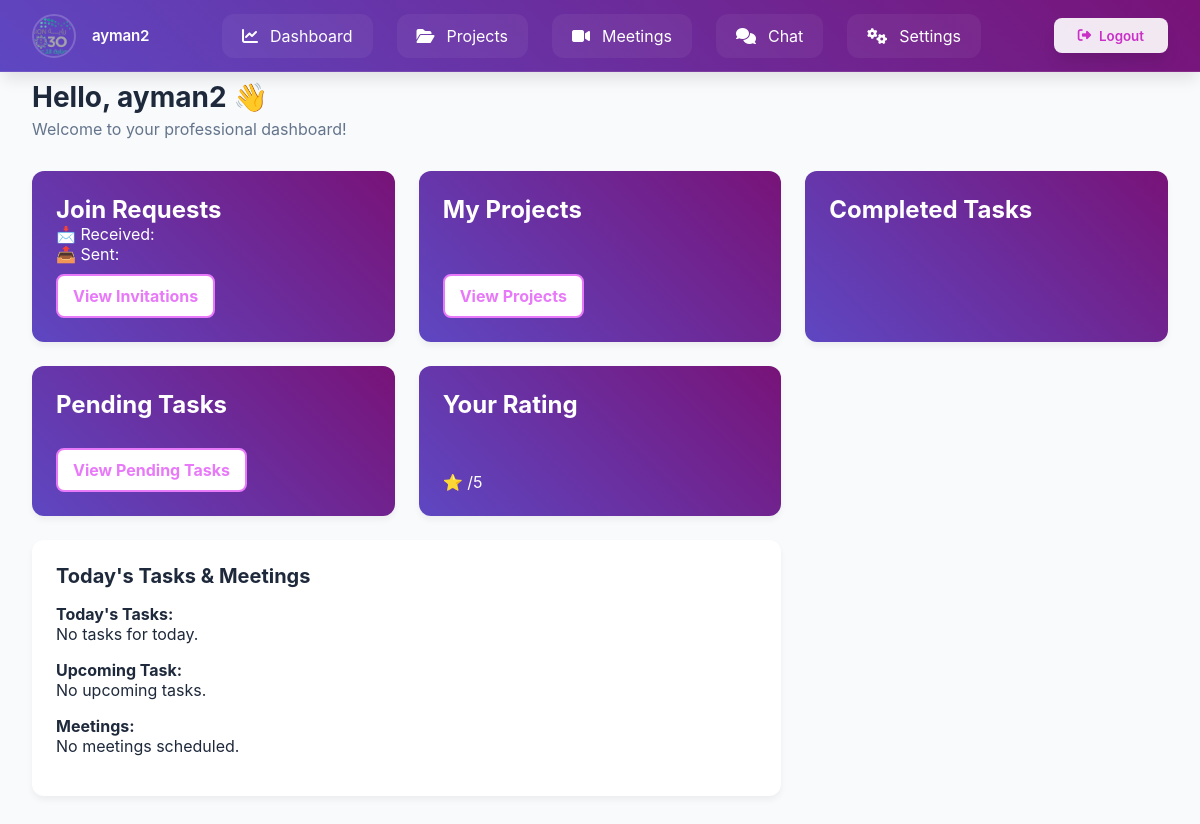
Page /users/dashboard/ (signed in) on the committed database.
### users/models.py (models this page shows, shortened)
class CustomUser(AbstractUser):
    phone_regex = RegexValidator(
        regex=r'^05\d{8}$',
        message="رقم الجوال يجب أن يبدأ بـ 05 ويحتوي على 10 أرقام فقط."
    )
    phone_number = models.CharField(
        max_length=10,
        unique=True,
        validators=[phone_regex],
        help_text="رقم الجوال يجب أن يبدأ بـ 05 ويكون مكونًا من 10 أرقام."
    )
    ROLE_CHOICES = [
        ('member', 'Member'),  # العضو العادي
        ('expert', 'Expert')   # الخبير
    ]
    role = models.CharField(
    max_length=10,
    choices=ROLE_CHOICES,
    default='member'
    )
    profile_image = models.ImageField(
    upload_to='profile_pics/',
    default='profile_pics/p.png',  # تعيين صورة افتراضية عند إنشاء الحساب
    blank=True,
    null=True
    )
    groups = models.ManyToManyField(
        'auth.Group',
        related_name='custom_user_groups',
        blank=True
    )
    user_permissions = models.ManyToManyField(
        'auth.Permission',
        related_name='custom_user_permissions',
        blank=True
    )

### users/views.py (the view)
# urls.py: path('dashboard/', dashboard_view, name='dashboard'),
@login_required
def dashboard_view(request):
    context = {
        'user': request.user,
        'is_expert': request.user.role == 'expert',  # ✅ تمرير `is_expert` إلى القالب
    }
    if request.user.role == 'expert':
        return render(request, 'expert_dashboard.html', context)
    return render(request, 'dashboard.html', context)

### templates/dashboard.html (shortened to what this page needs)
<!DOCTYPE html>
<html lang="en">
<head>
    <link rel="stylesheet" href="https://cdnjs.cloudflare.com/ajax/libs/font-awesome/6.4.2/css/all.min.css">
</head>
<body>
    {% include 'navbar.html' %}
<div class="dashboard-container">
    <div class="welcome-section">
        <h1>Hello, {{ user.username }} 👋</h1>
        <p>Welcome to your professional dashboard!</p>
    </div>
    <div class="cards-grid">
        <div class="dashboard-card stats-card">
            <h2>Join Requests</h2>
            <p>📩 Received: {{ received_requests_count }}</p>
            <p>📤 Sent: {{ sent_requests_count }}</p>
            <a href="{% url 'received_invitations' %}" class="view-projects-btn">View Invitations</a>
        </div>
        <div class="dashboard-card stats-card">
            <h2>My Projects</h2>
            <a href="{% url 'projects_list' %}" class="view-projects-btn">View Projects</a>
        </div>
        <div class="dashboard-card stats-card">
            <h2>Completed Tasks</h2>
        </div>
        <div class="dashboard-card stats-card">
            <h2>Pending Tasks</h2>
            <a href="{% url 'tasks_list' %}" class="view-projects-btn">View Pending Tasks</a>
        </div>
        <div class="dashboard-card stats-card">
            <h2>Your Rating</h2>
            <p>⭐ {{ user_rating }}/5</p>
        </div>
        <div class="dashboard-card task-meeting-card">
            <h3>Today's Tasks & Meetings</h3>
            <div class="task-list">
                <h4>Today's Tasks:</h4>
                {% for task in tasks_today %}
                    <div class="task-item">
                        <span>{{ task.title }}</span>
                        <span>{{ task.due_date }}</span>
                    </div>
                {% empty %}
                    <p>No tasks for today.</p>
                {% endfor %}
            </div>
            <div class="task-list">
                <h4>Upcoming Task:</h4>
                {% if upcoming_task %}
                    <div class="task-item">
                        <span>{{ upcoming_task.title }}</span>
                        <span>{{ upcoming_task.due_date }}</span>
                    </div>
                {% else %}
                    <p>No upcoming tasks.</p>
                {% endif %}
            </div>
            <div class="meeting-list">
                <h4>Meetings:</h4>
                {% for meeting in meetings_today %}
                    <div class="meeting-item">
                        <span>{{ meeting.title }}</span>
                        <span>{{ meeting.date|date:"M d, Y" }} - {{ meeting.time }}</span>
                    </div>
                {% empty %}
                    <p>No meetings scheduled.</p>
                {% endfor %}
            </div>
        </div>
    </div>
</div>
</body>
</html>

### templates/navbar.html (shortened to what this page needs)
<!DOCTYPE html>
<html lang="en">
<head>
    <link rel="stylesheet" href="https://cdnjs.cloudflare.com/ajax/libs/font-awesome/6.4.2/css/all.min.css">
</head>
<body>
    <nav class="navbar">
        <div class="profile">
            <img src="{{ user.profile_image.url }}"
                 class="profile__image"
                 onerror="this.onerror=null; this.src='/media/profile_pics/p.png';"
                 alt="User profile">
            <span class="profile__name">{{ user.username }}</span>
        </div>
        <div class="nav-links">
            <a href="{% url 'dashboard' %}" class="nav-link">
                <i class="fas fa-chart-line"></i>
                <span>Dashboard</span>
            </a>
            <a href="{% url 'projects_list' %}" class="nav-link">
                <i class="fas fa-folder-open"></i>
                <span>Projects</span>
            </a>
            <a href="{% url 'meeting_list' %}" class="nav-link">
                <i class="fas fa-video"></i>
                <span>Meetings</span>
            </a>
            <a href="{% url 'chat_list' %}" class="nav-link">
                <i class="fas fa-comments"></i>
                <span>Chat</span>
            </a>
            <a href="{% url 'settings' %}" class="nav-link">
                <i class="fas fa-cogs"></i>
                <span>Settings</span>
            </a>
        </div>
        <form id="logout-form" action="{% url 'logout' %}" method="post">
            <button type="submit" class="logout">
                <i class="fas fa-sign-out-alt"></i>
                <span class="logout__text">Logout</span>
            </button>
        </form>
    </nav>
</body>
</html>

### templates/dashboard.html (style rules this page uses)
:root { --primary: #e879f9; --secondary: #818cf8; --success: #10b981; --warning: #f59e0b; --info: #3b82f6; --text-dark: #1e293b; --text-light: #64748b; --background: #f8fafc; }
body { background: var(--background); font-family: 'Inter', sans-serif; }
.dashboard-container { padding: 2rem; max-width: 1200px; margin: 0 auto; padding-top: 80px; }
.welcome-section { text-align: left; margin-bottom: 2rem; }
.welcome-section h1 { font-size: 28px; color: var(--text-dark); margin-bottom: 5px; }
.welcome-section p { font-size: 16px; color: var(--text-light); }
.cards-grid { display: grid; grid-template-columns: repeat(auto-fit, minmax(280px, 1fr)); gap: 1.5rem; margin-bottom: 2rem; }
.dashboard-card { background: white; border-radius: 12px; padding: 1.5rem; box-shadow: 0 4px 6px rgba(0, 0, 0, 0.05); transition: transform 0.3s ease; min-height: 150px; display: flex; flex-direction: column; justify-content: space-between; text-align: left; }
.stats-card { background: linear-gradient(45deg, #5e47c2, #781378); color: white; }
.stats-card h2 { font-size: 24px; }
.stats-card p { font-size: 16px; }
.view-projects-btn { background: white; color: var(--primary); padding: 10px 15px; border-radius: 8px; font-size: 16px; font-weight: bold; text-decoration: none; display: inline-block; width: fit-content; margin-top: 10px; border: 2px solid var(--primary); transition: all 0.3s ease; text-align: left; }
.task-meeting-card { grid-column: span 2; background: white; border-radius: 12px; padding: 1.5rem; box-shadow: 0 4px 6px rgba(0, 0, 0, 0.05); text-align: left; }
.task-meeting-card h3 { font-size: 20px; margin-bottom: 1rem; color: var(--text-dark); }
.task-list, .meeting-list { margin-bottom: 1rem; }

### templates/navbar.html (style rules this page uses)
:root { --primary-500: #9625af; --primary-600: #ca2fc7; --surface-100: #f8fafc; --surface-900: #0f172a; --text-primary: #1e293b; --text-inverse: #ffffff; --transition-default: 300ms cubic-bezier(0.4, 0, 0.2, 1); --shadow-lg: 0 10px 15px -3px rgba(0, 0, 0, 0.1); }
* { margin: 0; padding: 0; box-sizing: border-box; font-family: 'Inter', system-ui, sans-serif; }
body { background-color: var(--surface-100); color: var(--text-primary); }
.navbar { position: fixed; top: 0; left: 0; width: 100%; height: 72px; display: flex; align-items: center; justify-content: space-between; padding: 0 2rem; background: linear-gradient(45deg, #5e47c2, #781378); backdrop-filter: blur(12px); box-shadow: var(--shadow-lg); z-index: 1000; border-bottom: 1px solid rgba(255, 255, 255, 0.1); }
.profile { display: flex; align-items: center; gap: 1rem; color: var(--text-inverse); position: relative; }
.profile__image { width: 44px; height: 44px; border-radius: 50%; object-fit: cover; border: 2px solid rgba(255, 255, 255, 0.2); transition: transform var(--transition-default); }
.profile__name { font-weight: 600; font-size: 0.95rem; letter-spacing: -0.2px; }
.nav-links { display: flex; gap: 1.5rem; align-items: center; transition: transform var(--transition-default); }
.nav-link { color: var(--text-inverse); text-decoration: none; padding: 0.75rem 1.25rem; border-radius: 0.75rem; display: flex; align-items: center; gap: 0.75rem; position: relative; background: rgba(255, 255, 255, 0.05); transition: all var(--transition-default); }
.nav-link::after { content: ''; position: absolute; bottom: 0; left: 50%; width: 0; height: 2px; background: var(--text-inverse); transition: all var(--transition-default); }
.logout { background: rgba(255, 255, 255, 0.9); color: var(--primary-600); border: none; padding: 0.6rem 1.5rem; border-radius: 0.5rem; display: flex; align-items: center; gap: 0.5rem; cursor: pointer; transition: all var(--transition-default); font-weight: 600; box-shadow: var(--shadow-lg); }

### rows in the picture
CustomUser: profile_image (picture), username "ayman2"
